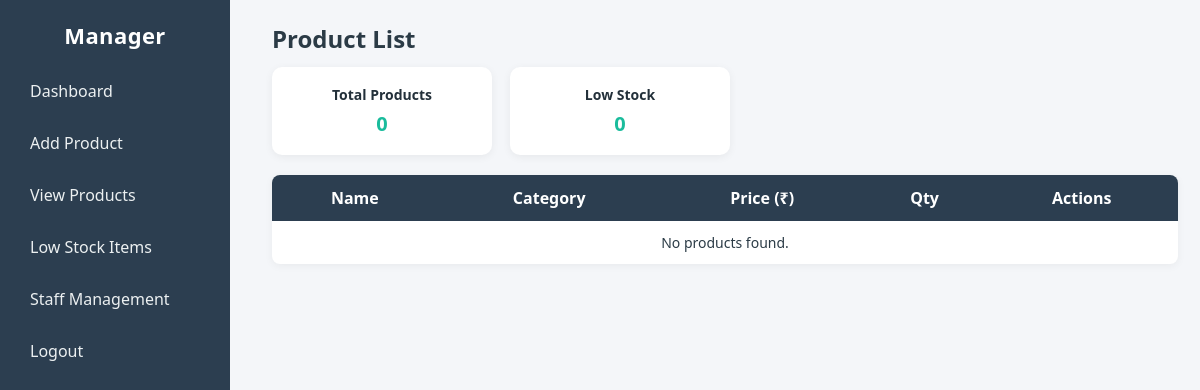
The page /view_products/ on the database as committed earlier.
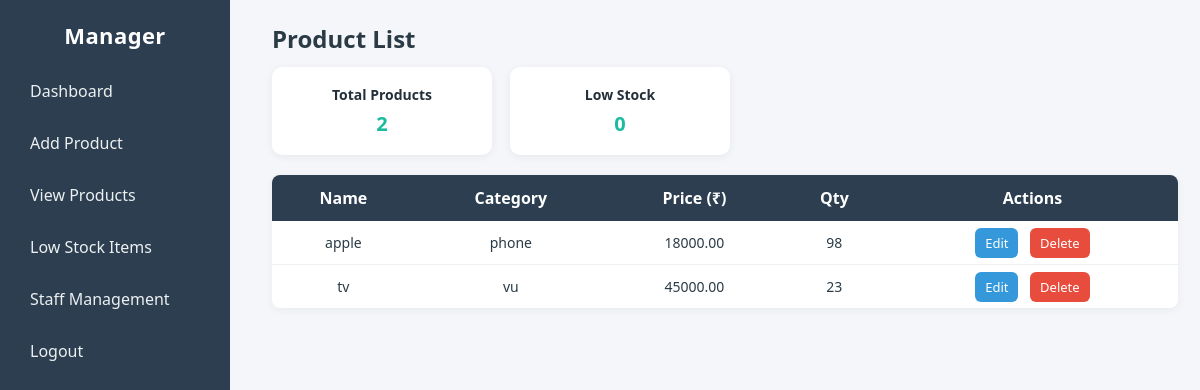
The same page on the database as committed later.
### Inventory_management/models.py (models this page shows, shortened)
class Product(models.Model):
    name = models.CharField(max_length=100)
    category = models.CharField(max_length=100)
    price = models.DecimalField(max_digits=10, decimal_places=2)
    quantity = models.PositiveIntegerField()

### Inventory_management/views.py (the view)
# urls.py: path('view_products/',views.view_products,name = 'view_products'),
def view_products(request):
    products = Product.objects.all().order_by('name')   # show alphabetically
    total_products = products.count()
    low_stock_threshold = 20
    low_stock_count = Product.objects.filter(quantity__lte=low_stock_threshold).count()
    context = {
        "products": products,
        "total_products": total_products,
        "low_stock_count": low_stock_count,
        "low_stock_threshold": low_stock_threshold,
    }
    return render(request,'admin/view_products.html', context)

### Inventory_management/templates/admin/view_products.html (shortened to what this page needs)
{% load static %}
<!DOCTYPE html>
<html lang="en">
<head>
    <link rel="stylesheet" href="{% static 'css/admin/view_products.css' %}">
</head>
<body>
    <div class="sidebar">
        <h2>Manager</h2>
        <a href="{% url 'admin_dashboard' %}">Dashboard</a>
        <a href="{% url 'add_products' %}">Add Product</a>
        <a href="{% url 'view_products' %}">View Products</a>
        <a href="{% url 'low_stock' %}">Low Stock Items</a>
        <a href="{% url 'staff_management' %}">Staff Management</a>
        <a href="{% url 'signin' %}">Logout</a>
    </div>
    <div class="main-content">
        <header>
            <h1>Product List</h1>
        </header>
        <div class="cards" style="margin-top:12px;">
            <div class="card small">
                <h3>Total Products</h3>
                <p>{{ total_products }}</p>
            </div>
            <div class="card small">
                <h3>Low Stock</h3>
                <p>{{ low_stock_count }}</p>
            </div>
        </div>
        <div class="table-wrap">
            <table class="product-table">
                <thead>
                    <tr>
                        <th>Name</th>
                        <th>Category</th>
                        <th>Price (₹)</th>
                        <th>Qty</th>
                        <th>Actions</th>
                    </tr>
                </thead>
                <tbody>
                    {% for product in products %}
                    <tr>
                        <td>{{ product.name }}</td>
                        <td>{{ product.category }}</td>
                        <td>{{ product.price }}</td>
                        <td class="{% if product.quantity <= low_stock_threshold %}low{% endif %}">{{ product.quantity }}</td>
                        <td>
                            <a href="#" class="btn-table edit">Edit</a>
                            <a href="#" class="btn-table delete">Delete</a>
                        </td>
                    </tr>
                    {% empty %}
                    <tr>
                        <td colspan="5">No products found.</td>
                    </tr>
                    {% endfor %}
                </tbody>
            </table>
        </div>
    </div>
</body>
</html>

Rows that differ between the two databases and show on the page:
added Product: name "apple", category "phone", price "18000.00", quantity "98"
added Product: name "tv", category "vu", price "45000.00", quantity "23"
Other text that changed with them:
{{ total_products }}: "0" → "2"
text no longer shown: "No products found."
